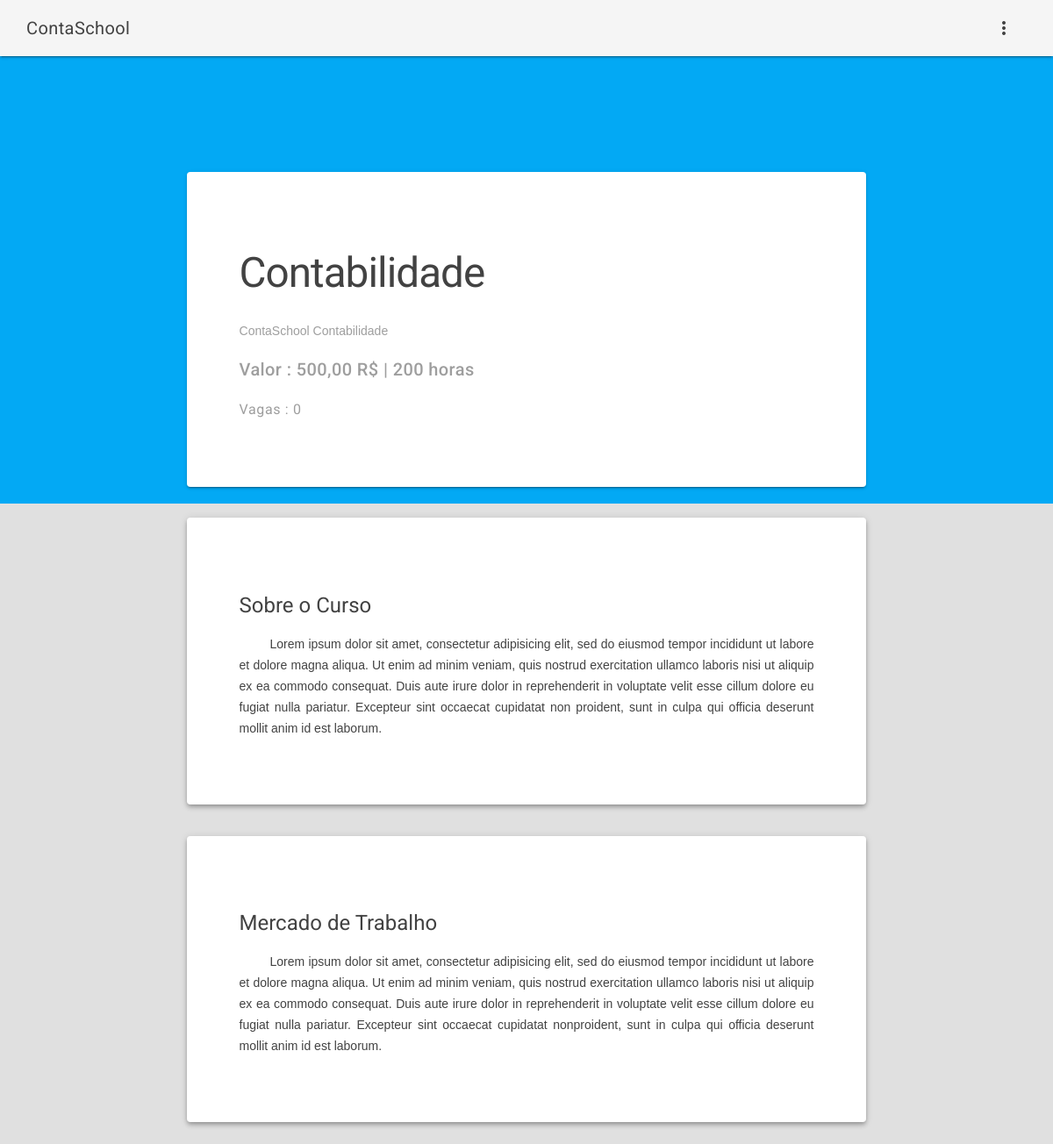
The app's page /paginas/conteudo.php?token=82799 with its own data.
### tables this page shows
CREATE TABLE `cursos` (
  `id` int(11) NOT NULL,
  `curso` varchar(255) NOT NULL,
  `horas` int(11) NOT NULL,
  `valor` int(8) NOT NULL,
  `descricao` text NOT NULL,
  `vagas` int(8) NOT NULL
);

### model/Conexao.php (called while the page is built, shortened)
<?php
class Conexao {
	public static function getInstancia(){
		if (!isset($instancia)) {
			try{
				$banco_host = "mysql:dbname=school;host=localhost";
 				$usuario = "root";
	 			$senha = "";
				$instancia = new PDO($banco_host, $usuario, $senha);
				$instancia->setAttribute(PDO::ATTR_ERRMODE, PDO::ERRMODE_EXCEPTION);
			} catch(PDOException $execao){
				echo $execao->getMessage();
				exit();
			}
			return $instancia;
		}
	}
}

### controller/ConLista.php (called while the page is built, shortened)
<?php
require_once '../model/CursoDao.php';
function buscaCurso($id){
	if(isset($id)){
		$id -= 82789;
		$curso = new CursoDao();
		$dados = $curso->selecionaCurso($id);
		if($dados != false){
			return $dados;
		}
	}
	return false;
}

### model/CursoDao.php (called while the page is built, shortened)
<?php
require_once 'Conexao.php';
class CursoDao {
	private $con_ativa;
	public function __construct(){
		if (!isset($this->con_ativa)) {
			$this->con_ativa = Conexao::getInstancia();
		}
	}
	public function selecionaCurso($id){
		$sql = "SELECT * FROM cursos WHERE id=:ID";
		try {
			$operacao = $this->con_ativa->prepare($sql);
			$operacao->bindParam(":ID", $id);
			if($operacao->execute()){
				return $operacao->fetch();
			}
			return false;
		} catch (PDOException $e) {
			$e->getMessage();
		}
	}
}

### paginas/conteudo.php (the view, shortened to what this page needs)
<?php
require_once '../controller/ConLista.php';
if(isset($_GET['token']) && isset($_GET['token']) != ""){
	$id = $_GET['token'];
	$obj = buscaCurso($id);
	$curso = $obj['curso'];
	$hora = $obj['horas'];
	$valor = $obj['valor'];
	$desc = $obj['descricao'];
	$vagas = $obj['vagas'];
}
?>
<!doctype html>
<html lang="pt-br">
	<head>
   	<link rel="stylesheet" href="../assets/css/material.min.css">
   	<link rel="stylesheet" href="../assets/css/estilo.css">
	</head>
<body>
	<div class="demo-layout mdl-layout mdl-layout--fixed-header mdl-js-layout mdl-color--grey-300">
   	<header class="demo-header mdl-layout__header mdl-color--grey-100 mdl-color-text--grey-800">
      	<div class="mdl-layout__header-row">
        		<h2 class="mdl-layout-title">ContaSchool</h2>
				<button id="demo-menu-lower-right" class="mdl-button mdl-js-button mdl-button--icon">
  					<i class="material-icons">more_vert</i>
				</button>
      	</div>
   	</header>
	</div>
		<main class="demo-main mdl-layout__content">
			<div class="demo-container mdl-grid">
		      	<div class="mdl-cell mdl-cell--2-col mdl-cell--hide-tablet mdl-cell--hide-phone"></div>
		         <div class="demo-content mdl-color--white mdl-shadow--2dp content mdl-color-text--grey-800 mdl-cell mdl-cell--8-col">
		            <h1 class="conteudo-titulo"><?php echo $curso; ?></h1>
		            <div class="demo-crumbs mdl-color-text--grey-500">
		            	ContaSchool Contabilidade
		            	<h5>Valor : <?php echo $valor,",00 R$ | ";  echo $hora, " horas"; ?></h5>
		            	<h6>Vagas : <?php echo $vagas; ?></h6>
		         	</div>
		         </div>
		   	</div>
		    <div class="demo-container mdl-grid mdl-color--grey-300">
				<div class="mdl-cell mdl-cell--2-col mdl-cell--hide-tablet mdl-cell--hide-phone"></div>
			    	<div class="demo-content mdl-color--white mdl-shadow--4dp content mdl-color-text--grey-800 mdl-cell mdl-cell--8-col">
			        	<h4>Sobre o Curso</h4>
			        	<p><?php echo $desc; ?></p>
			      	</div>
		    </div>
		    <div class="demo-container mdl-grid mdl-color--grey-300">
		   		<div class="mdl-cell mdl-cell--2-col mdl-cell--hide-tablet mdl-cell--hide-phone"></div>
		         	<div class="demo-content mdl-color--white mdl-shadow--4dp content mdl-color-text--grey-800 mdl-cell mdl-cell--8-col">
		            	<h4>Mercado de Trabalho</h4>
		            	<p>
		               		Lorem ipsum dolor sit amet, consectetur adipisicing elit, sed do eiusmod tempor incididunt ut labore et dolore magna aliqua. Ut enim ad minim veniam, quis nostrud exercitation ullamco laboris nisi ut aliquip ex ea commodo consequat. Duis aute irure dolor in reprehenderit in voluptate velit esse cillum dolore eu fugiat nulla pariatur. Excepteur sint occaecat cupidatat nonproident, sunt in culpa qui officia deserunt mollit anim id est laborum.
		            	</p>
		        	</div>
		    </div>
	   	</main>
</body>
</html>

### assets/css/estilo.css (style rules this page uses)
h1.conteudo-titulo { font-size: 3.4rem; }
.demo-main { margin-top: 15%; flex-shrink: 0; }
.demo-header .mdl-layout__header-row { padding-left: 30px; }
.demo-container { max-width: 1600px; width: calc(100% - 16px); margin: 0 auto; }
.demo-content { border-radius: 4px; padding: 5% 5%; margin-bottom: 1%; }
p { text-indent: 2.5em; font-size: 1rem; text-align: justify; }

### records on screen
cursos: curso "Contabilidade", valor "500", horas "200", vagas "0", descricao "Lorem ipsum dolor sit amet, consectetur adipisicing elit, sed do eiusmod tempor incididunt ut labore et dolore magna aliqua. Ut enim ad minim veniam, quis nostrud exercitation ullamco laboris nisi ut aliquip ex ea commodo consequat. Duis aute irure dolor in reprehenderit in voluptate velit esse cillum dolore eu fugiat nulla pariatur. Excepteur sint occaecat cupidatat non proident, sunt in culpa qui officia deserunt mollit anim id est laborum."
